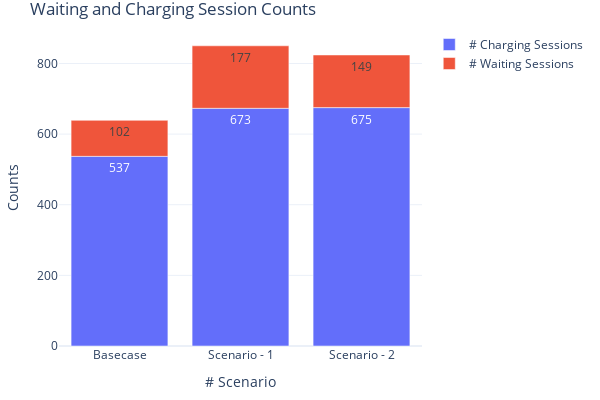

Source (notebook cell):
### Markdown cell above
#### 5.3 Charging and Waiting Sessions

### Code cell
fig = go.Figure(
    data=[
        go.Bar(
            name="# Charging Sessions",
            x=count_stats['analysis_id'],
            y=count_stats['cs_count'],
            offsetgroup=1,
            text=count_stats['cs_count'],
            textposition='auto',
        ),
        go.Bar(
            name="# Waiting Sessions",
            x=count_stats['analysis_id'],
            y=count_stats['wait_count'],
            offsetgroup=1,
            base=count_stats['cs_count'],
            text=count_stats['wait_count'],
            textposition='auto',
        )
    ],
    layout=go.Layout(
        title="Waiting and Charging Session Counts",
        yaxis_title="Counts", 
        xaxis_title="# Scenario", width=600, height=400
        
    )
)
fig.update_xaxes(type='category', tickvals=[0, 1, 2], ticktext=['Basecase', 'Scenario - 1', 'Scenario - 2'])
fig.update_layout(margin=dict(l=20, r=20, t=30, b=20), uniformtext_minsize=8, uniformtext_mode='hide', template='plotly_white')
fig.show()

### Figure 1 — Plotly figure (JSON) as saved in the notebook; plotly's stock layout.template omitted (floating-point values rounded to 4 significant figures)
{"data": [{"name": "# Charging Sessions", "offsetgroup": "1", "text": [537, 673, 675], "textposition": "auto", "type": "bar", "x": [438, 443, 445], "y": [537, 673, 675]}, {"base": [537, 673, 675], "name": "# Waiting Sessions", "offsetgroup": "1", "text": [102, 177, 149], "textposition": "auto", "type": "bar", "x": [438, 443, 445], "y": [102, 177, 149]}], "layout": {"height": 400, "margin": {"b": 20, "l": 20, "r": 20, "t": 30}, "title": {"text": "Waiting and Charging Session Counts"}, "uniformtext": {"minsize": 8, "mode": "hide"}, "width": 600, "xaxis": {"autorange": true, "range": [-0.5, 2.5], "ticktext": ["Basecase", "Scenario - 1", "Scenario - 2"], "tickvals": [0, 1, 2], "title": {"text": "# Scenario"}, "type": "category"}, "yaxis": {"autorange": true, "range": [0, 894.7], "title": {"text": "Counts"}, "type": "linear"}}}
